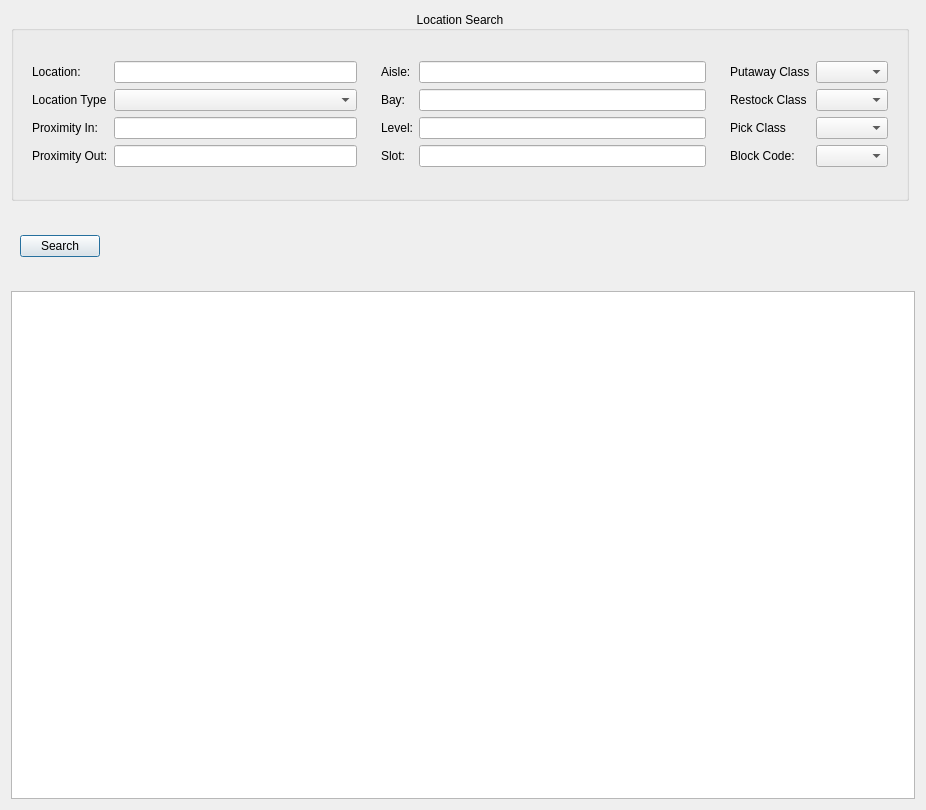
<?xml version="1.0" encoding="UTF-8"?>
<ui version="4.0">
 <class>LocationSearch</class>
 <widget class="QDialog" name="LocationSearch">
  <property name="geometry">
   <rect>
    <x>0</x>
    <y>0</y>
    <width>926</width>
    <height>810</height>
   </rect>
  </property>
  <property name="windowTitle">
   <string>Location Search Window</string>
  </property>
  <layout class="QGridLayout" name="gridLayout_2">
   <item row="0" column="0" colspan="2">
    <widget class="QGroupBox" name="groupBox">
     <property name="minimumSize">
      <size>
       <width>837</width>
       <height>190</height>
      </size>
     </property>
     <property name="title">
      <string>Location Search</string>
     </property>
     <property name="alignment">
      <set>Qt::AlignCenter</set>
     </property>
     <layout class="QGridLayout" name="gridLayout_4">
      <item row="0" column="1">
       <widget class="QFrame" name="frame_5">
        <property name="frameShape">
         <enum>QFrame::NoFrame</enum>
        </property>
        <property name="frameShadow">
         <enum>QFrame::Raised</enum>
        </property>
        <layout class="QGridLayout" name="gridLayout_6">
         <property name="sizeConstraint">
          <enum>QLayout::SetMinAndMaxSize</enum>
         </property>
         <item row="1" column="0">
          <widget class="QLabel" name="label_11">
           <property name="text">
            <string>Bay:</string>
           </property>
          </widget>
         </item>
         <item row="2" column="1">
          <widget class="QLineEdit" name="lineEdit_Level"/>
         </item>
         <item row="1" column="1">
          <widget class="QLineEdit" name="lineEdit_Bay"/>
         </item>
         <item row="0" column="0">
          <widget class="QLabel" name="label_10">
           <property name="text">
            <string>Aisle:</string>
           </property>
          </widget>
         </item>
         <item row="2" column="0">
          <widget class="QLabel" name="label_9">
           <property name="text">
            <string>Level:</string>
           </property>
          </widget>
         </item>
         <item row="0" column="1">
          <widget class="QLineEdit" name="lineEdit_Aisle"/>
         </item>
         <item row="3" column="0">
          <widget class="QLabel" name="label_12">
           <property name="text">
            <string>Slot:</string>
           </property>
          </widget>
         </item>
         <item row="3" column="1">
          <widget class="QLineEdit" name="lineEdit_Slot"/>
         </item>
        </layout>
       </widget>
      </item>
      <item row="0" column="2">
       <widget class="QFrame" name="frame_2">
        <property name="frameShape">
         <enum>QFrame::NoFrame</enum>
        </property>
        <property name="frameShadow">
         <enum>QFrame::Raised</enum>
        </property>
        <layout class="QGridLayout" name="gridLayout_3" rowstretch="0,0,0,0">
         <property name="rightMargin">
          <number>9</number>
         </property>
         <property name="bottomMargin">
          <number>9</number>
         </property>
         <item row="0" column="0">
          <widget class="QLabel" name="label_6">
           <property name="text">
            <string>Putaway Class</string>
           </property>
          </widget>
         </item>
         <item row="0" column="1">
          <widget class="QComboBox" name="comboBox_PutawasClass"/>
         </item>
         <item row="1" column="0">
          <widget class="QLabel" name="label_7">
           <property name="text">
            <string>Restock Class</string>
           </property>
          </widget>
         </item>
         <item row="1" column="1">
          <widget class="QComboBox" name="comboBox_ResotckClass"/>
         </item>
         <item row="2" column="0">
          <widget class="QLabel" name="label_8">
           <property name="text">
            <string>Pick Class</string>
           </property>
          </widget>
         </item>
         <item row="2" column="1">
          <widget class="QComboBox" name="comboBox_PickClass"/>
         </item>
         <item row="3" column="0">
          <widget class="QLabel" name="label_5">
           <property name="text">
            <string>Block Code:</string>
           </property>
          </widget>
         </item>
         <item row="3" column="1">
          <widget class="QComboBox" name="comboBox_BlockCode"/>
         </item>
        </layout>
       </widget>
      </item>
      <item row="0" column="0">
       <widget class="QFrame" name="frame_3">
        <property name="frameShape">
         <enum>QFrame::NoFrame</enum>
        </property>
        <property name="frameShadow">
         <enum>QFrame::Raised</enum>
        </property>
        <layout class="QGridLayout" name="gridLayout">
         <item row="0" column="0">
          <widget class="QLabel" name="label_2">
           <property name="text">
            <string>Location:</string>
           </property>
          </widget>
         </item>
         <item row="1" column="1">
          <widget class="QComboBox" name="comboBoxLocationType"/>
         </item>
         <item row="3" column="1">
          <widget class="QLineEdit" name="lineEdit_ProximityIN"/>
         </item>
         <item row="0" column="1">
          <widget class="QLineEdit" name="lineEdit_Location"/>
         </item>
         <item row="1" column="0">
          <widget class="QLabel" name="label">
           <property name="text">
            <string>Location Type</string>
           </property>
          </widget>
         </item>
         <item row="5" column="1">
          <widget class="QLineEdit" name="lineEdit_ProximityOUT"/>
         </item>
         <item row="5" column="0">
          <widget class="QLabel" name="label_4">
           <property name="text">
            <string>Proximity Out:</string>
           </property>
          </widget>
         </item>
         <item row="3" column="0">
          <widget class="QLabel" name="label_3">
           <property name="text">
            <string>Proximity In:</string>
           </property>
          </widget>
         </item>
        </layout>
       </widget>
      </item>
     </layout>
    </widget>
   </item>
   <item row="0" column="2">
    <spacer name="horizontalSpacer_2">
     <property name="orientation">
      <enum>Qt::Horizontal</enum>
     </property>
     <property name="sizeHint" stdset="0">
      <size>
       <width>17</width>
       <height>178</height>
      </size>
     </property>
    </spacer>
   </item>
   <item row="1" column="0">
    <widget class="QFrame" name="frame_4">
     <property name="frameShape">
      <enum>QFrame::NoFrame</enum>
     </property>
     <property name="frameShadow">
      <enum>QFrame::Raised</enum>
     </property>
     <layout class="QGridLayout" name="gridLayout_5">
      <item row="0" column="0">
       <widget class="QPushButton" name="pushButton_Search">
        <property name="text">
         <string>Search</string>
        </property>
       </widget>
      </item>
      <item row="0" column="1">
       <widget class="QLabel" name="Records">
        <property name="text">
         <string/>
        </property>
       </widget>
      </item>
     </layout>
    </widget>
   </item>
   <item row="1" column="1">
    <spacer name="horizontalSpacer">
     <property name="orientation">
      <enum>Qt::Horizontal</enum>
     </property>
     <property name="sizeHint" stdset="0">
      <size>
       <width>811</width>
       <height>78</height>
      </size>
     </property>
    </spacer>
   </item>
   <item row="2" column="0" colspan="3">
    <widget class="QTableView" name="tableViewItemSearch">
     <property name="styleSheet">
      <string notr="true"/>
     </property>
     <property name="frameShape">
      <enum>QFrame::StyledPanel</enum>
     </property>
     <property name="sizeAdjustPolicy">
      <enum>QAbstractScrollArea::AdjustToContents</enum>
     </property>
     <property name="editTriggers">
      <set>QAbstractItemView::NoEditTriggers</set>
     </property>
     <property name="alternatingRowColors">
      <bool>true</bool>
     </property>
    </widget>
   </item>
  </layout>
 </widget>
 <resources/>
 <connections/>
</ui>
